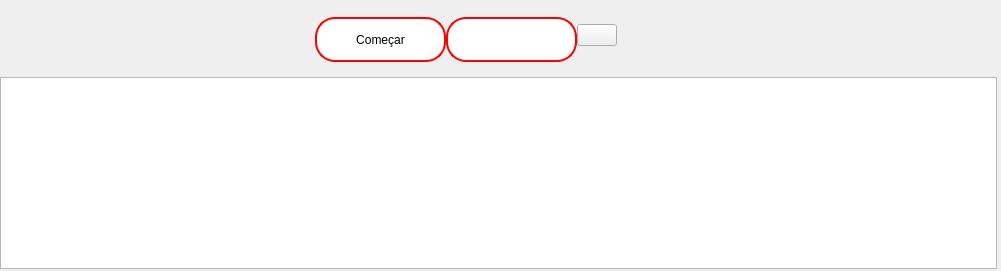
             <widget class="QWidget" name="pacotes">
              <layout class="QGridLayout" name="gridLayout_8">
               <property name="leftMargin">
                <number>0</number>
               </property>
               <property name="topMargin">
                <number>0</number>
               </property>
               <property name="rightMargin">
                <number>4</number>
               </property>
               <property name="bottomMargin">
                <number>2</number>
               </property>
               <item row="0" column="0">
                <layout class="QVBoxLayout" name="verticalLayout_14">
                 <item>
                  <widget class="QWidget" name="widget_4" native="true">
                   <property name="minimumSize">
                    <size>
                     <width>0</width>
                     <height>71</height>
                    </size>
                   </property>
                   <property name="maximumSize">
                    <size>
                     <width>16777215</width>
                     <height>71</height>
                    </size>
                   </property>
                   <layout class="QGridLayout" name="gridLayout_7">
                    <property name="leftMargin">
                     <number>0</number>
                    </property>
                    <property name="topMargin">
                     <number>2</number>
                    </property>
                    <property name="rightMargin">
                     <number>2</number>
                    </property>
                    <property name="bottomMargin">
                     <number>2</number>
                    </property>
                    <property name="horizontalSpacing">
                     <number>2</number>
                    </property>
                    <item row="0" column="0">
                     <layout class="QGridLayout" name="gridLayout_6">
                      <item row="0" column="0">
                       <spacer name="horizontalSpacer_13">
                        <property name="orientation">
                         <enum>Qt::Horizontal</enum>
                        </property>
                        <property name="sizeHint" stdset="0">
                         <size>
                          <width>308</width>
                          <height>20</height>
                         </size>
                        </property>
                       </spacer>
                      </item>
                      <item row="0" column="3">
                       <spacer name="horizontalSpacer_14">
                        <property name="orientation">
                         <enum>Qt::Horizontal</enum>
                        </property>
                        <property name="sizeHint" stdset="0">
                         <size>
                          <width>378</width>
                          <height>20</height>
                         </size>
                        </property>
                       </spacer>
                      </item>
                      <item row="0" column="1">
                       <layout class="QHBoxLayout" name="horizontalLayout_16">
                        <property name="topMargin">
                         <number>8</number>
                        </property>
                        <item>
                         <widget class="QLabel" name="label_17">
                          <property name="text">
                           <string/>
                          </property>
                          <property name="pixmap">
                           <pixmap resource="../Dashboard.qrc">:/Image/Icons/data-packets.png</pixmap>
                          </property>
                          <property name="scaledContents">
                           <bool>false</bool>
                          </property>
                         </widget>
                        </item>
                        <item>
                         <widget class="QPushButton" name="button_packets_capture">
                          <property name="minimumSize">
                           <size>
                            <width>131</width>
                            <height>45</height>
                           </size>
                          </property>
                          <property name="maximumSize">
                           <size>
                            <width>131</width>
                            <height>45</height>
                           </size>
                          </property>
                          <property name="styleSheet">
                           <string notr="true">QPushButton{
border:2px solid red;
border-radius:20px;
color:black;
background-color:white
}

QPushButton:hover{
background-color:red;

}</string>
                          </property>
                          <property name="text">
                           <string>Começar</string>
                          </property>
                          <property name="icon">
                           <iconset resource="../Dashboard.qrc">
                            <normaloff>:/Image/Icons/search.png</normaloff>:/Image/Icons/search.png</iconset>
                          </property>
                          <property name="iconSize">
                           <size>
                            <width>36</width>
                            <height>43</height>
                           </size>
                          </property>
                         </widget>
                        </item>
                        <item>
                         <widget class="QPushButton" name="button_packets_capture_clean">
                          <property name="minimumSize">
                           <size>
                            <width>131</width>
                            <height>45</height>
                           </size>
                          </property>
                          <property name="maximumSize">
                           <size>
                            <width>131</width>
                            <height>45</height>
                           </size>
                          </property>
                          <property name="styleSheet">
                           <string notr="true">QPushButton{
border:2px solid red;
border-radius:20px;
color:black;
background-color:white
}

QPushButton:hover{
background-color:red;

}</string>
                          </property>
                          <property name="text">
                           <string/>
                          </property>
                          <property name="icon">
                           <iconset resource="../Dashboard.qrc">
                            <normaloff>:/Image/Icons/clean.png</normaloff>:/Image/Icons/clean.png</iconset>
                          </property>
                          <property name="iconSize">
                           <size>
                            <width>36</width>
                            <height>43</height>
                           </size>
                          </property>
                         </widget>
                        </item>
                       </layout>
                      </item>
                      <item row="0" column="2">
                       <widget class="QPushButton" name="button_site_packet">
                        <property name="styleSheet">
                         <string notr="true">
QPushButton:hover{
background-color: rgb(255, 0, 0);
}</string>
                        </property>
                        <property name="text">
                         <string/>
                        </property>
                        <property name="icon">
                         <iconset resource="../Dashboard.qrc">
                          <normaloff>:/Image/Icons/question-mark-30.png</normaloff>:/Image/Icons/question-mark-30.png</iconset>
                        </property>
                       </widget>
                      </item>
                     </layout>
                    </item>
                   </layout>
                  </widget>
                 </item>
                 <item>
                  <widget class="QTextEdit" name="packet_capture_textarea"/>
                 </item>
                </layout>
               </item>
              </layout>
             </widget>
